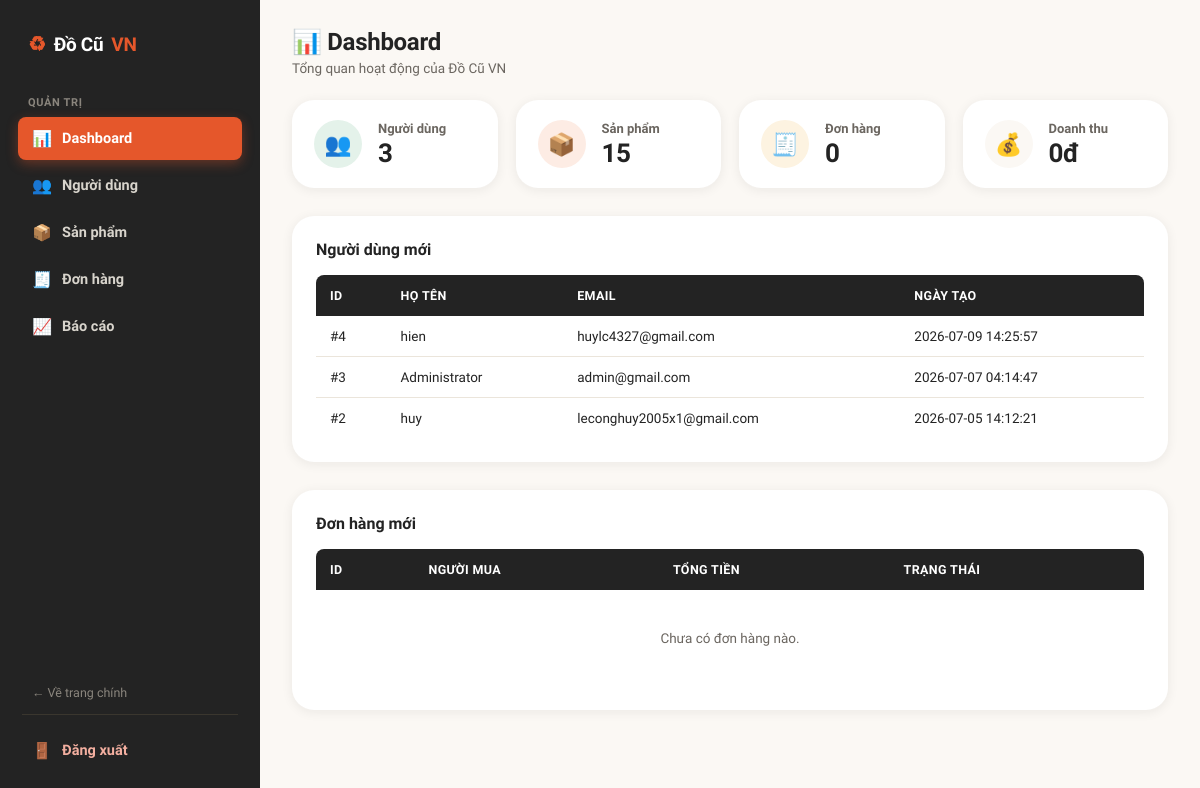
The app's page /admin/dashboard.php (signed in), older data.
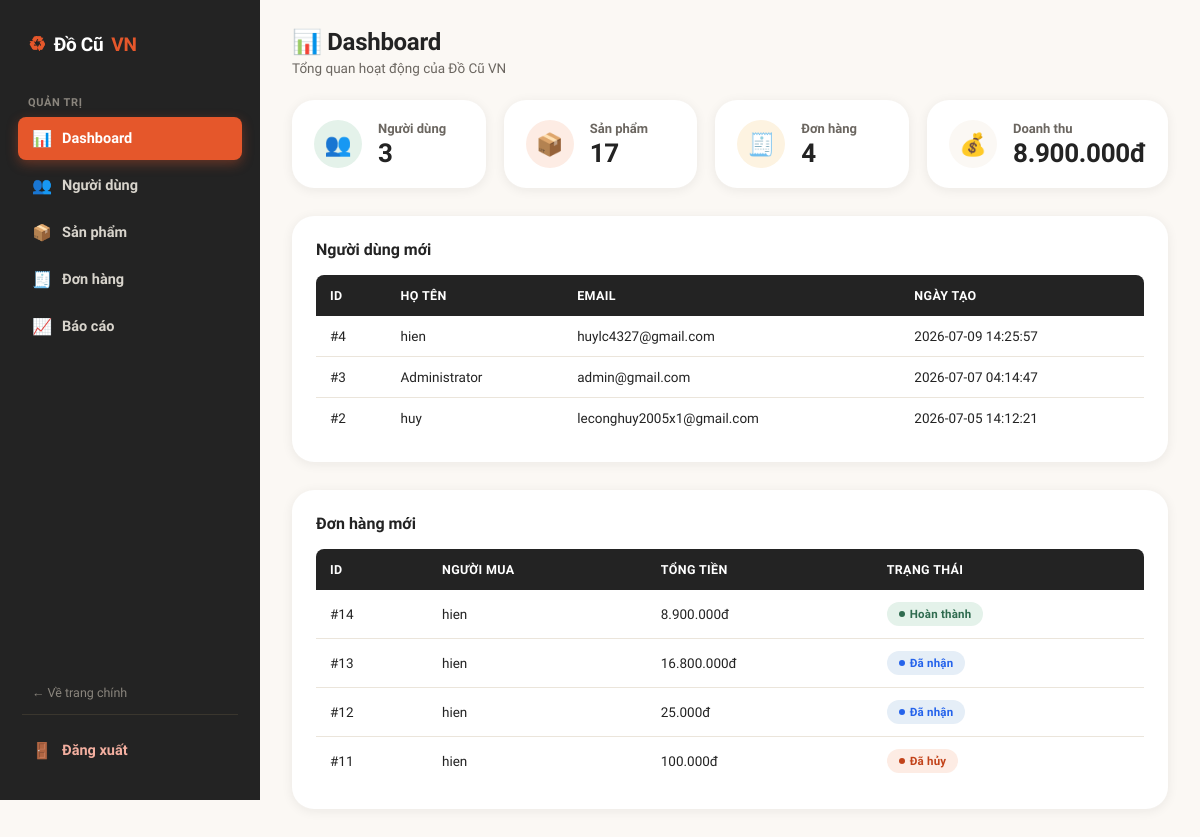
The same page, newer data.
### tables this page shows
CREATE TABLE `users` (
  `id` int(11) NOT NULL,
  `fullname` varchar(100) NOT NULL,
  `username` varchar(50) NOT NULL,
  `email` varchar(100) NOT NULL,
  `password` varchar(255) NOT NULL,
  `phone` varchar(20) DEFAULT NULL,
  `avatar` varchar(255) DEFAULT 'uploads/avatar/default.png',
  `address` varchar(255) DEFAULT NULL,
  `gender` enum('Nam','Nữ','Khác') DEFAULT NULL,
  `dob` date DEFAULT NULL,
  `role` enum('admin','user') NOT NULL DEFAULT 'user',
  `status` enum('active','blocked') NOT NULL DEFAULT 'active',
  `created_at` timestamp NOT NULL DEFAULT current_timestamp(),
  `updated_at` timestamp NOT NULL DEFAULT current_timestamp() ON UPDATE current_timestamp()
);

CREATE TABLE `orders` (
  `id` int(11) NOT NULL,
  `buyer_id` int(11) NOT NULL,
  `seller_id` int(11) NOT NULL,
  `total_amount` decimal(12,2) NOT NULL,
  `status` enum('pending','accepted','completed','cancelled','rejected') DEFAULT 'pending',
  `note` text DEFAULT NULL,
  `receiver_name` varchar(255) DEFAULT NULL,
  `receiver_phone` varchar(20) DEFAULT NULL,
  `receiver_address` text DEFAULT NULL,
  `created_at` timestamp NOT NULL DEFAULT current_timestamp(),
  `updated_at` timestamp NOT NULL DEFAULT current_timestamp() ON UPDATE current_timestamp(),
  `payment_method` varchar(30) DEFAULT 'COD',
  `payment_status` enum('pending','paid','failed') DEFAULT 'pending',
  `payment_time` datetime DEFAULT NULL,
  `transaction_id` varchar(100) DEFAULT NULL
);

### admin/inc/auth.php (called while the page is built, shortened)
<?php
if (!function_exists("e")) {
    function e($value): string
    {
        return htmlspecialchars((string)($value ?? ""), ENT_QUOTES, "UTF-8");
    }
}
if (!function_exists("money")) {
    function money($amount): string
    {
        return number_format((float)$amount, 0, ",", ".") . "đ";
    }
}
if (!function_exists("statusBadge")) {
    function statusBadge(?string $status): array
    {
        $map = [
            "active"    => ["Đang bán",     "badge-success"],
            "pending"   => ["Chờ duyệt",    "badge-warning"],
            "sold"      => ["Đã bán",       "badge-info"],
            "hidden"    => ["Đã ẩn",        "badge-neutral"],
            "rejected"  => ["Từ chối",      "badge-danger"],
            "deleted"   => ["Đã xóa",       "badge-danger"],
            "accepted"  => ["Đã nhận",      "badge-info"],
            "completed" => ["Hoàn thành",   "badge-success"],
            "cancelled" => ["Đã hủy",       "badge-danger"],
            "blocked"   => ["Đã khóa",      "badge-danger"],
        ];
        $status = trim((string)$status);
        return $map[$status];
    }
}

### admin/dashboard.php (the view, shortened to what the changed rows need)
<?php
require_once "inc/auth.php";
$totalProducts = $conn->query("SELECT COUNT(*) AS total FROM products")->fetch_assoc()["total"];
$totalOrders = $conn->query("SELECT COUNT(*) AS total FROM orders")->fetch_assoc()["total"];
$result = $conn->query("
    SELECT IFNULL(SUM(total_amount),0) AS total
    FROM orders
    WHERE status='completed'
");
$totalRevenue = $result->fetch_assoc()["total"];
$newUsers = $conn->query("
    SELECT id, fullname, email, created_at
    FROM users
    ORDER BY created_at DESC
    LIMIT 5
");
$newOrders = $conn->query("
    SELECT
        o.id,
        o.total_amount,
        o.status,
        u.fullname AS buyer
    FROM orders o
    LEFT JOIN users u ON o.buyer_id = u.id
    ORDER BY o.created_at DESC
    LIMIT 5
");
?>
<!DOCTYPE html>
<html lang="vi">
<head>
<link rel="stylesheet" href="../assets/css/admin.css">
</head>
<body>
<div class="admin-wrapper">
    <main class="admin-main">
        <div class="admin-topbar">
            <div>
                <h1>📊 Dashboard</h1>
            </div>
        </div>
        <div class="stat-grid">
            <div class="stat-card">
                <div>
                    <h3>Sản phẩm</h3>
                    <div class="stat-value"><?= $totalProducts ?></div>
                </div>
            </div>
            <div class="stat-card">
                <div>
                    <h3>Đơn hàng</h3>
                    <div class="stat-value"><?= $totalOrders ?></div>
                </div>
            </div>
            <div class="stat-card">
                <div>
                    <h3>Doanh thu</h3>
                    <div class="stat-value"><?= money($totalRevenue) ?></div>
                </div>
            </div>
        </div>
        <div class="panel">
            <h2 class="panel-title">Người dùng mới</h2>
            <div class="table-scroll">
                <table class="admin-table">
                    <thead>
                    <tr>
                        <th>ID</th>
                        <th>Họ tên</th>
                        <th>Email</th>
                        <th>Ngày tạo</th>
                    </tr>
                    </thead>
                    <tbody>
                    <?php if ($newUsers->num_rows === 0): ?>
                        <tr class="empty-row"><td colspan="4">Chưa có người dùng nào.</td></tr>
                    <?php else: while ($u = $newUsers->fetch_assoc()): ?>
                        <tr>
                            <td>#<?= (int)$u["id"] ?></td>
                            <td><?= e($u["fullname"]) ?></td>
                            <td><?= e($u["email"]) ?></td>
                            <td><?= e($u["created_at"]) ?></td>
                        </tr>
                    <?php endwhile; endif; ?>
                    </tbody>
                </table>
            </div>
        </div>
        <div class="panel">
            <h2 class="panel-title">Đơn hàng mới</h2>
            <div class="table-scroll">
                <table class="admin-table">
                    <thead>
                    <tr>
                        <th>ID</th>
                        <th>Người mua</th>
                        <th>Tổng tiền</th>
                        <th>Trạng thái</th>
                    </tr>
                    </thead>
                    <tbody>
                    <?php if ($newOrders->num_rows === 0): ?>
                        <tr class="empty-row"><td colspan="4">Chưa có đơn hàng nào.</td></tr>
                    <?php else: while ($o = $newOrders->fetch_assoc()):
                        [$label, $cls] = statusBadge($o["status"]); ?>
                        <tr>
                            <td>#<?= (int)$o["id"] ?></td>
                            <td><?= $o["buyer"] !== null ? e($o["buyer"]) : "<em>(tài khoản đã xóa)</em>" ?></td>
                            <td><?= money($o["total_amount"]) ?></td>
                            <td><span class="badge <?= $cls ?>"><?= e($label) ?></span></td>
                        </tr>
                    <?php endwhile; endif; ?>
                    </tbody>
                </table>
            </div>
        </div>
    </main>
</div>
</body>
</html>

Row changes from the older to the newer data that the page shows:
added orders: id "14", buyer.fullname "hien", total_amount "8.900.000đ", label "Hoàn thành"
added orders: id "13", buyer.fullname "hien", total_amount "16.800.000đ", label "Đã nhận"
added orders: id "12", buyer.fullname "hien", total_amount "25.000đ", label "Đã nhận"
added orders: id "11", buyer.fullname "hien", total_amount "100.000đ", label "Đã hủy"
Text that changed along with them:
$totalProducts: "15" → "17"
$totalOrders: "0" → "4"
money($totalRevenue): "0đ" → "8.900.000đ"
text no longer shown: "Chưa có đơn hàng nào."
